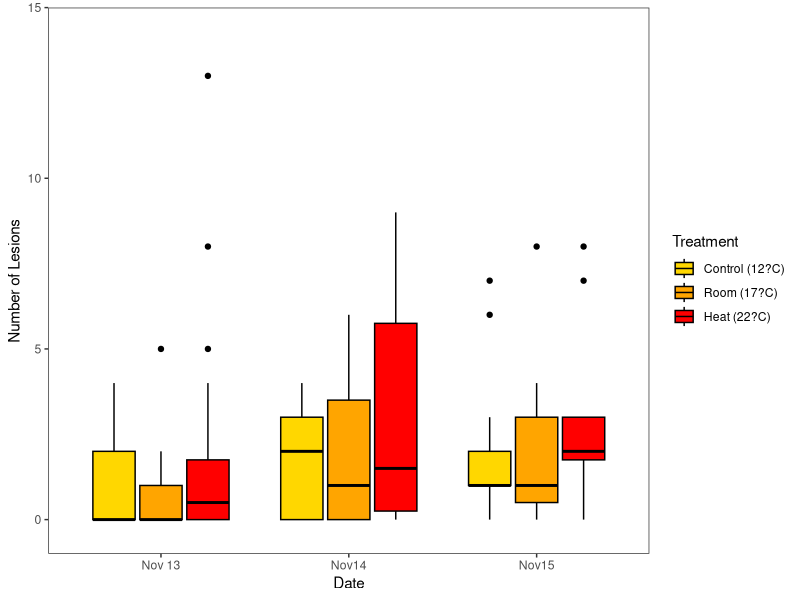
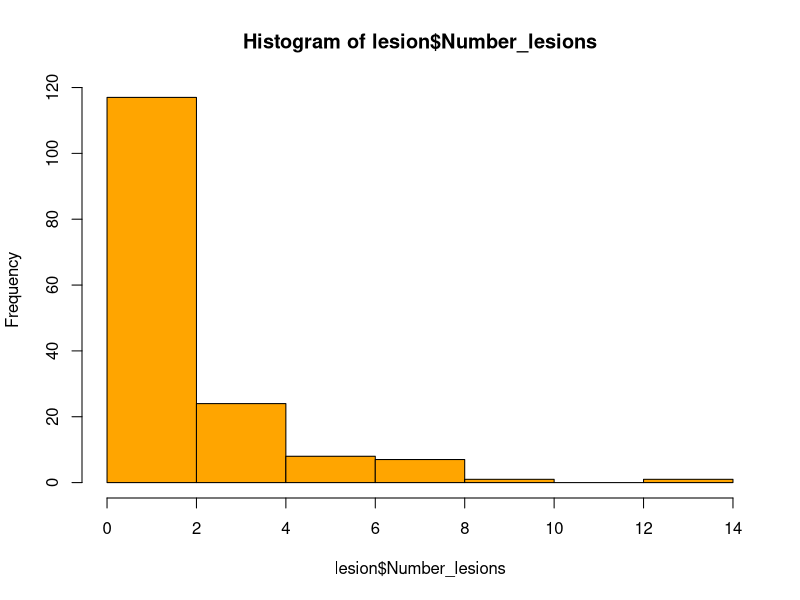
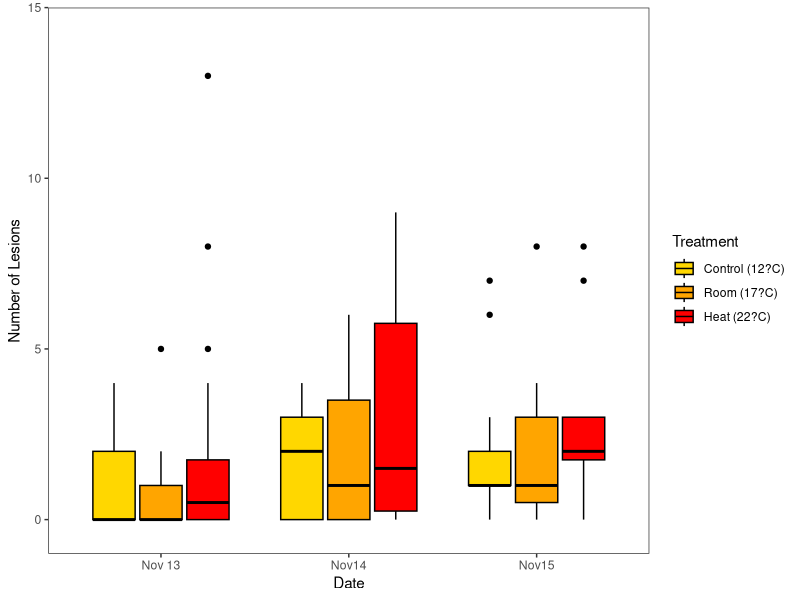

Write R code to recreate these figures, in order.
library(here)
library(tidyverse)
library(Hmisc)
library(ordinal)

lesion = read_csv("data/BehaviourData.csv") %>%
  mutate(Date = as.Date(Date, format="%d/%m/%Y"),
         Treatment=fct_relevel(Treatment, c("Control","Room","Heat")),
         Bucket_ID = as.factor(Bucket_ID),
         Cuke_ID=as.factor(Cuke_ID),
         Unique_ID=paste(Bucket_ID, Cuke_ID,  sep = '_'))%>%
  select(-c("Activity_Score", "Droop_score", "Bodywall_lesions", "Squeeze_score"))%>%
  na.omit()

Lesions_plot = 
  ggplot(data =lesion, aes(x=as.factor(Date), y=Number_lesions, fill=Treatment))+
  geom_boxplot(color="black") +
  scale_x_discrete(breaks=c("2021-11-13","2021-11-14","2021-11-15"),
                   labels=c("Nov 13","Nov14", "Nov15"))+
  scale_y_continuous(expand=c(0,0), limits = c(-1,15))+
  scale_fill_manual(labels=c("Control (12?C)","Room (17?C)","Heat (22?C)"), values=c("Gold", "Orange","Red"))+
  ylab("Number of Lesions")+xlab("Date")+
  theme_bw()+
  theme(panel.grid=element_blank())
Lesions_plot

ggsave("figures/lesions.jpg",plot=Lesions_plot, width=6, height=4)

hist(lesion$Number_lesions, col="orange")
shapiro.test(lesion$Number_lesions)
